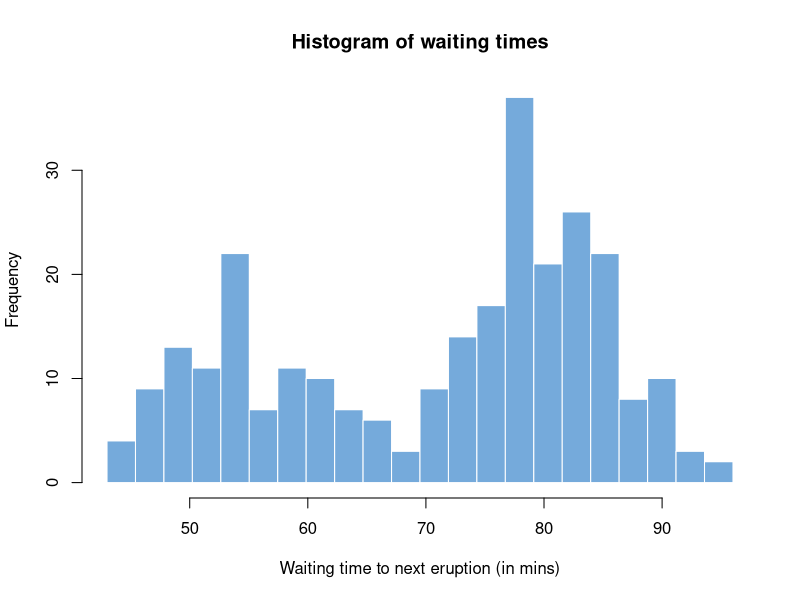

Reproduce this figure in R.
x <- faithful$waiting

numbins <- 22

bins <- seq(min(x), max(x), length.out = numbins + 1)

hist(x, breaks = bins, col = "#75AADB", border = "white",
     xlab = "Waiting time to next eruption (in mins)",
     main = "Histogram of waiting times")
